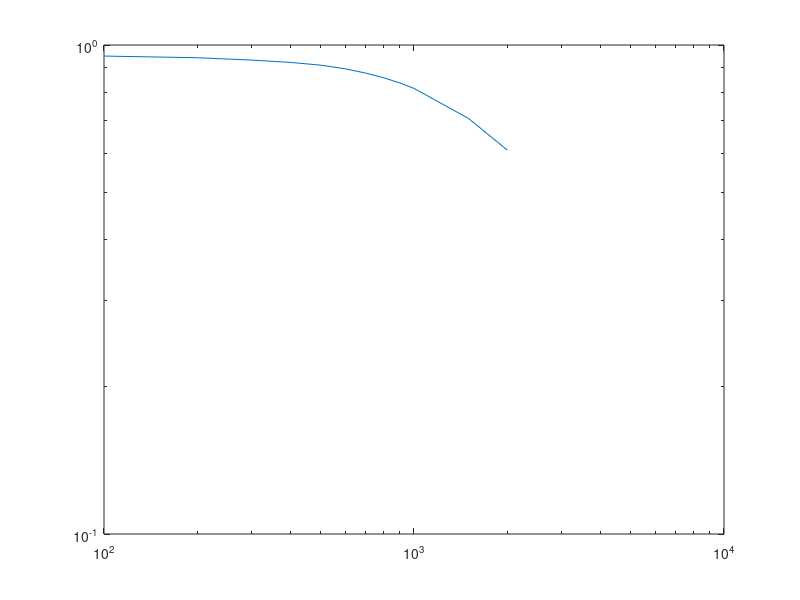

Reproduce this figure in MATLAB.
clear all

%%%%%%%%%%
% Workshop1.m
% written by Rohan Shekhar
% Code to simulate mass-spring-damper system
%%%%%%%%%%


% Constants
m = 100;
c = 100;
k = 5e5;
g = 9.81;   

%% Part a

% state vector: X = [x, v] (i.e. position and velocity)

% As a system of First-order equations:
% Xdot = [v; 1/m*(F - c*v - k*x)]


%% Part b

m_2 = 500; % Extra mass placed on platform

% Gravitational force alone acts on the mass
F = -m_2*g;

% Derivative function
odefn = @(T,X) [X(2); 1/m*(F - c*X(2) - k*X(1))]; % Two first-order ODEs

% Initial state
X0 = [0;0];

% Simulate to equilibrium
[T,X] = ode45(odefn,[0,10],X0);

% Plot to determine equilibrium (add 2m for the initial height)
plot(T,X(:,1)+2);

% Output the equilibrium height (add 2m for the initial height)
fprintf('equilibrium height under load: %.2f\n',2+X(end,1));

pause;

%% Part c

% Sinusoidal force
F = @(t) 1e5*sin(2*pi*5*t);

% Derivative function
odefn = @(T,X) [X(2); 1/m*(F(T) - c*X(2) - k*X(1))];

% Initial state
X0 = [0;0];

% Simulate to steady-state
[T,X] = ode45(odefn,[0,10],X0);

% Plot to determine frequency response
plot(T,X(:,1)+2);

% Find the amplitude of the steady-state response (assume ss reached after 7 s)
fprintf('Approximate steady-state response amplitude: %.2f\n',max(X(T>7,1)));
pause;

%% Part d
freqs = [1:10,20:10:50];
magnitude = zeros(length(freqs),1);
for i = 1:length(freqs);
   F = @(t) 1e5*sin(2*pi*freqs(i)*t);

   % Derivative function
   odefn = @(T,X) [X(2); 1/m*(F(T) - c*X(2) - k*X(1))];
    
   % Simulate to steady-state
    [T,X] = ode45(odefn,[0,10],X0);
    
    % Create a plot of the response (optional)
    % plot(T,X(:,1));
    % pause;
    
    % Determine peak oscillation after steady state is reached (say after 7
    % sec)
    magnitude(i) = max(X(T>7,1));
end

loglog(freqs,magnitude);
pause;

%% Part e 
cs = [100:100:1000,1500,2000]; % Damping values
magnitude = zeros(length(cs),1); % Magnitude vector
for i = 1:length(cs);
   F = @(t) 1e5*sin(2*pi*10*t);

   % Derivative function
   odefn = @(T,X) [X(2); 1/m*(F(T) - cs(i)*X(2) - k*X(1))];
    
   % Simulate to steady-state
    [T,X] = ode45(odefn,[0,15],X0);
    
    % Create a plot of the response (optional)
    % plot(T,X(:,1));
    % pause;
    
    % Determine peak oscillation after steady state is reached
    magnitude(i) = max(X(T>12,1));
end

loglog(cs,magnitude);